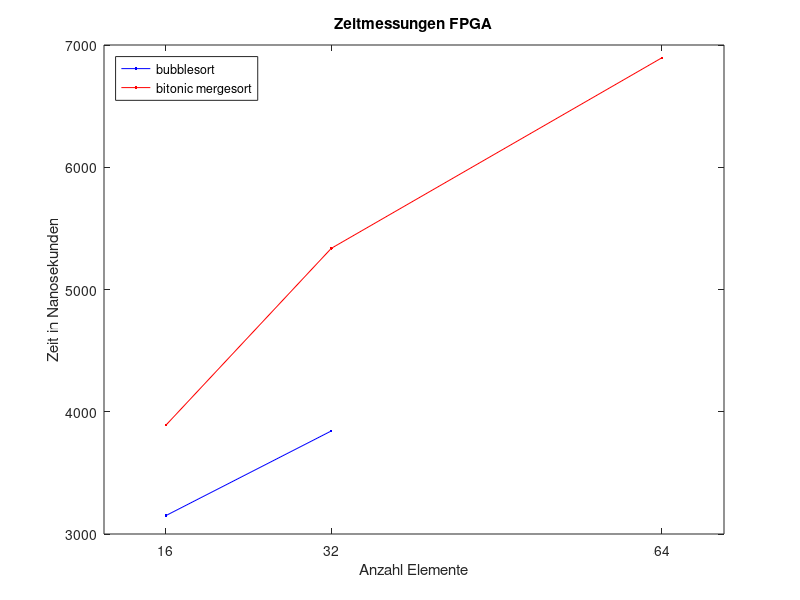
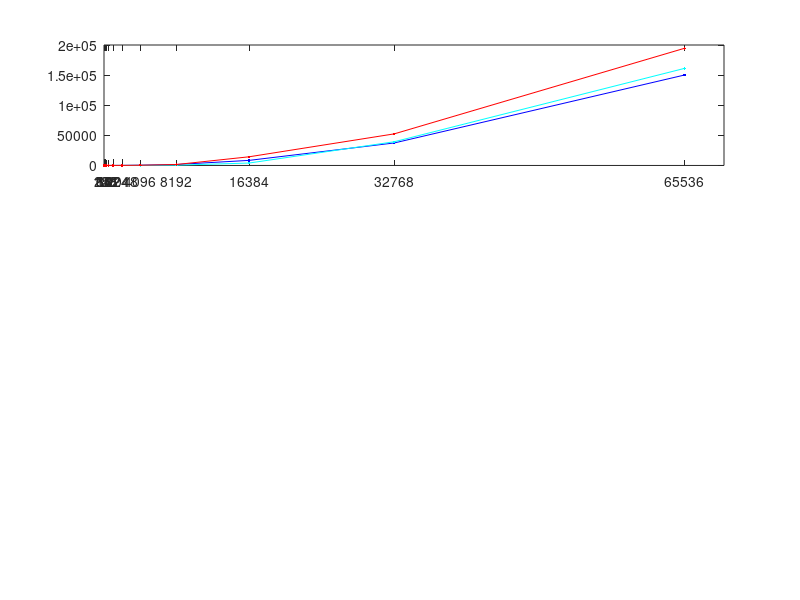

Reproduce these figures in MATLAB, in order. (Note: this script raises an error after producing the figures.)
x_fpga_bubble = [16 32];
x_fpga_merge = [16 32 64];
y_fpga_bubble = [3151 3843];
y_fpga_merge = [3891 5337 6896];
plot(x_fpga_bubble, y_fpga_bubble, 'b.-', x_fpga_merge, y_fpga_merge, 'r.-')
xticks(x_fpga_merge)
title('Zeitmessungen FPGA')
xlabel('Anzahl Elemente')
ylabel('Zeit in Nanosekunden')
legend('bubblesort','bitonic mergesort','Location','northwest')
figure;

x = [16 32 64 128 256 512 1024 2048 4096 8192 16384 32768 65536];
y_raspi_bubble = [0.028 0.089 0.289 0.730 2.052 6.639 25.815 99.125 393.521 1600.953 8443.902 37344.280 150145.319];
y_raspi__parallel_bubble = [0.484 0.504 0.730 0.844 1.582 3.385 9.558 33.388 127.646 507.622 4020.958 39347.572 161154.931];
y_raspi_merge = [0.039 0.123 0.269 0.618 1.271 4.823 17.174 61.734 335.293 1587.502 14395.382 52438.889 194528.410];
x_fpga_merge_zoom = [16 32 64 128 256 512 1024 2048 4096];
subplot(3,1,1)
plot(x, y_raspi_bubble, 'b.-', x, y_raspi__parallel_bubble, 'c.-', x, y_raspi_merge, 'r.-')
xticks(x)
ax=gca; ax.XAxis.Exponent = 0;
ax=gca; ax.YAxis.Exponent = 0;
title('Zeitmessungen Raspberry Pi 4')
xlabel('Anzahl Elemente')
ylabel('Zeit in Millisekunden')
legend('bubblesort', 'parallel bubblesort', 'bitonic mergesort','Location','northwest')
subplot(3,1,2)
plot(x, y_raspi_bubble, 'b.-', x, y_raspi__parallel_bubble, 'c.-', x, y_raspi_merge, 'r.-')
xlim([16 4096])
ylim([0.0 1000])
xticks(x_fpga_merge_zoom)
title('Zeitmessungen Raspberry Pi 4 Zoom')
subplot(3,1,3)
plot(x, y_raspi_bubble, 'b.-', x, y_raspi__parallel_bubble, 'c.-', x, y_raspi_merge, 'r.-')
xlim([16 64])
ylim([0.0 0.8])
xticks(x_fpga_merge)
title('Zeitmessungen Raspberry Pi 4 Zoom')
figure;

x = [16 32 64 128 256 512 1024 2048 4096 8192 16384 32768 65536];
y_cpui5_bubble = [0.072 0.074 0.118 0.240 1.067 2.266 7.210 28.207 108.477 429.105 1749.546 7055.420 32416.705];
y_cpui5__parallel_bubble = [0.624 1.284 2.325 4.429 9.375 17.465 42.983 92.729 295.716 591.468 1539.134 4971.618 22319.961];
y_cpui5_merge = [0.054 0.060 0.100 0.160 0.368 1.778 6.076 24.710 114.561 457.957 1886.338 9159.550 42702.610];
plot(x, y_cpui5_bubble, 'b.-', x, y_cpui5__parallel_bubble, 'c.-', x, y_cpui5_merge, 'r.-')
xticks(x)
ax=gca; ax.XAxis.Exponent = 0;
ax=gca; ax.YAxis.Exponent = 0;
title('Zeitmessungen CPU i5')
xlabel('Anzahl Elemente')
ylabel('Zeit in Millisekunden')
legend('bubblesort', 'parallel bubblesort', 'bitonic mergesort','Location','northwest')
figure;

x = [16 32 64 128 256 512 1024 2048 4096 8192 16384 32768 65536];
y_cpuRyzen5_bubble = [0.017 0.028 0.040 0.088 0.281 1.015 3.916 15.344 65.219 309.035 1286.446 5252.279 20765.194];
y_cpuRyzen5__parallel_bubble = [0.372 0.754 1.443 2.805 5.703 11.649 23.642 48.513 101.845 238.377 628.084 1821.525 6374.055];
y_cpuRyzen5_merge = [0.016 0.026 0.039 0.092 0.247 0.818 2.912 10.720 41.432 274.802 1496.998 5058.049 19688.556];
plot(x, y_cpuRyzen5_bubble, 'b.-', x, y_cpuRyzen5__parallel_bubble, 'c.-', x, y_cpuRyzen5_merge, 'r.-')
xticks(x)
ax=gca; ax.XAxis.Exponent = 0;
ax=gca; ax.YAxis.Exponent = 0;
title('Zeitmessungen CPU Ryzen 5')
xlabel('Anzahl Elemente')
ylabel('Zeit in Millisekunden')
legend('bubblesort', 'parallel bubblesort', 'bitonic mergesort','Location','northwest')
figure;

x = [16 32 64 128 256 512 1024 2048 4096 8192 16384 32768 65536];
y_gpu_bubble_execution_OpenCL = [0.2451 0.5128 1.0187 2.0943 4.0221 8.1586 15.8241 32.5062 66.3929 141.6652 297.9275 734.0964 2069.0165];
y_gpu_bubble_whole = [7.718 10.487 17.290 36.368 66.539 126.283 250.888 499.768 1011.611 2105.625 2782.859 5338.790 11283.997];
plot(x, y_gpu_bubble_execution_OpenCL, 'b.-', x, y_gpu_bubble_whole, 'r.-')
xticks(x)
ax=gca; ax.XAxis.Exponent = 0;
ax=gca; ax.YAxis.Exponent = 0;
title('Zeitmessungen GPU')
xlabel('Anzahl Elemente')
ylabel('Zeit in Millisekunden')
legend('bubblesort OpenCL execution time', 'bubblesort whole Calc','Location','northwest')
figure;





y_fpga_bubble_vergleich = [0.003151 0.003843];
y_fpga_merge_vergleich = [0.003891 0.005337 0.006896];
y_raspi_bubble_vergleich = [0.028 0.089 0.289];
y_raspi__parallel_bubble_vergleich = [0.484 0.504 0.730];
y_raspi_merge_vergleich = [0.039 0.123 0.269];
y_cpui5_bubble_vergleich = [0.072 0.074 0.118];
y_cpui5__parallel_bubble_vergleich = [0.624 1.284 2.325];
y_cpui5_merge_vergleich = [0.054 0.060 0.100];
y_cpuRyzen5_bubble_vergleich = [0.017 0.028 0.040];
y_cpuRyzen5__parallel_bubble_vergleich = [0.372 0.754 1.443];
y_cpuRyzen5_merge_vergleich = [0.016 0.026 0.039];
y_gpu_bubble_execution_OpenCL_vergleich = [0.2451 0.5128 1.0187];
y_gpu_bubble_whole_vergleich = [7.718 10.487 17.290];
plot(x_fpga_bubble, y_fpga_bubble_vergleich, 'b.-', x_fpga_merge, y_fpga_merge_vergleich, 'r.-', x_fpga_merge, y_raspi_bubble_vergleich, 'm.-', x_fpga_merge, y_raspi__parallel_bubble_vergleich, 'c.-', x_fpga_merge, y_raspi_merge_vergleich, 'y.-', x_fpga_merge, y_cpui5_bubble_vergleich, 'g.-', x_fpga_merge, y_cpui5__parallel_bubble_vergleich, 'k.-', x_fpga_merge, y_cpui5_merge_vergleich, 'b.-', x_fpga_merge, y_cpuRyzen5_bubble_vergleich, 'b.-', x_fpga_merge, y_cpuRyzen5__parallel_bubble_vergleich, 'c.-', x_fpga_merge, y_cpuRyzen5_merge_vergleich, 'r.-', x_fpga_merge, y_gpu_bubble_execution_OpenCL_vergleich, 'b.-', x_fpga_merge, y_gpu_bubble_whole_vergleich, 'r.-')
title('Alle Zeitmessungen')
xlabel('Anzahl Elemente')
ylabel('Zeit in Millisekunden')
xticks(x)
ax=gca; ax.XAxis.Exponent = 0;
ax=gca; ax.YAxis.Exponent = 0;
figure;


plot(x_fpga_bubble, y_fpga_bubble_vergleich, 'b.-', x_fpga_merge, y_raspi_bubble_vergleich, 'm.-', x_fpga_merge, y_raspi__parallel_bubble_vergleich, 'c.-', x_fpga_merge, y_cpui5_bubble_vergleich, 'g.-', x_fpga_merge, y_cpui5__parallel_bubble_vergleich, 'k.-', x_fpga_merge, y_cpuRyzen5_bubble_vergleich, 'b.-', x_fpga_merge, y_cpuRyzen5__parallel_bubble_vergleich, 'c.-', x_fpga_merge, y_gpu_bubble_execution_OpenCL_vergleich, 'b.-', x_fpga_merge, y_gpu_bubble_whole_vergleich, 'r.-')
title('Alle Zeitmessungen Bubblesort')
xlabel('Anzahl Elemente')
ylabel('Zeit in Millisekunden')
xticks(x_fpga_merge)
ax=gca; ax.XAxis.Exponent = 0;
ax=gca; ax.YAxis.Exponent = 0;
figure;

plot(x_fpga_merge, y_fpga_merge_vergleich, 'r.-', x_fpga_merge, y_raspi_merge_vergleich, 'y.-', x_fpga_merge, y_cpui5_merge_vergleich, 'b.-', x_fpga_merge, y_cpuRyzen5_merge_vergleich, 'c.-')
title('Alle Zeitmessungen Bitonic Mergesort')
xlabel('Anzahl Elemente')
ylabel('Zeit in Millisekunden')
xticks(x_fpga_merge)
ax=gca; ax.XAxis.Exponent = 0;
ax=gca; ax.YAxis.Exponent = 0;
figure;